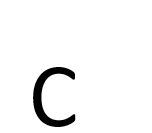
%> input picture dataset/c/C2.png, 152 x 133 px; its folder holds 4 pictures in this run
$ octave --eval "result = wspolczynniki_train;"   (GNU Octave 9; MATLAB toolbox functions it lacks are replaced by stand-ins)
%> lines starting %> are read from the running program, lines starting %| are printed output that depends on the picture; in (x1, y1, x2, y2) boxes, pixels count from 0 and x2, y2 are one past the last pixel; in counts of white or black regions, pixels touching at a corner belong together; the program's own positions count from 1
### get_length.m
function l = get_length(ids)
    img = readall(ids);
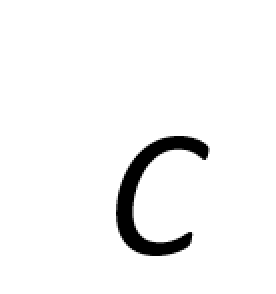
%> input picture dataset/c/C3.png, 138 x 147 px (shown 2 times larger)
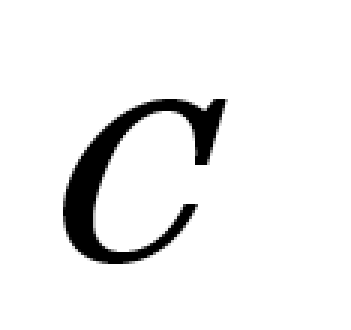
%> input picture dataset/c/C31.png, 117 x 110 px (shown 3 times larger)
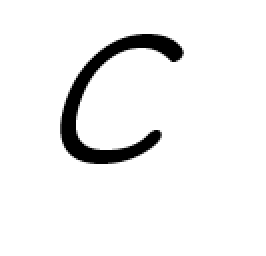
%> input picture dataset/c/C43.png, 133 x 128 px (shown 2 times larger)
%> img = 4 items
    l = length(img);
%> l = 4
end

### wczytaj.m
function w = wczytaj(ids)
    len = get_length(ids);
%> len = 4
    fun = {@AO5RBlairBliss, @AO5RCircularityL, @AO5RCircularityS, @AO5RShape, @AO5RDanielsson, @AO5RFeret, @AO5RHaralick, @AO5RMalinowska};
    w = zeros(len, length(fun));
    for x = 1:len
        img = double(readimage(ids, x))/255;
        img = img(:,:,1);
%> img: size 133x152 double
        img = ~imbinarize(img,0.8);
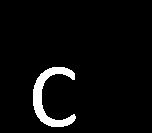
%> img: size 133x152 logical; 4.4% white; 1 white region, box (x1, y1, x2, y2) and area: (33, 67, 76, 127) 895
        img = imopen(img,ones(2));
        a = regionprops(img, 'Image');
        for i = 1:length(a)
            for j = 1:length(fun)
                binary_image = a(i).Image;
                binary_image = padarray(binary_image,0);
                binary_image = imresize(binary_image, [300, 300]);
                w(x,j) =  fun{j}(binary_image);
            end
        end
%> this loop made 1 pass
%> pass 1, in AO5RDanielsson, `im = 1-im;`:
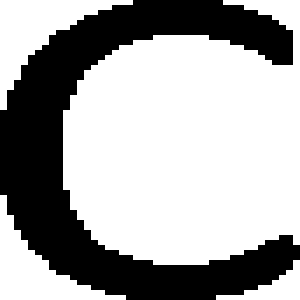
%> im: size 300x300 double; values 0 (black) and 1 (white), 65.3% white; 1 black region, box (x1, y1, x2, y2) and area: (0, 0, 300, 300) 31245
%> pass 1, in AO5RDanielsson, `im = double(bwdist(im));`:
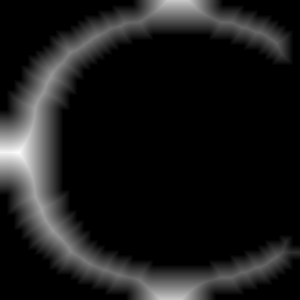
%> im: size 300x300 double; min 0, max 44.64, mean 4.5; drawn with min black and max white
%> pass 1, in AO5RHaralick, `im = bwmorph(im,'remove');`:
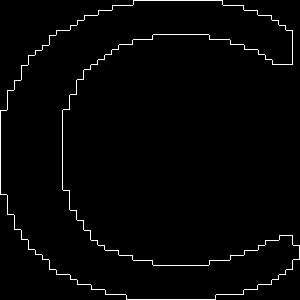
%> im: size 300x300 logical; 1.9% white in thin lines or dots
%> after the loop, w = [6.23 541.8 199.5 7.38 182 1 138.7 1.72; 0 0 0 0 0 0 0 0; 0 0 0 0 0 0 0 0; 0 0 0 0 0 0 0 0]
    end
end

### wspolczynniki/AO5RBlairBliss.m
function Rb = AO5RBlairBliss(im)
[h, w] = size(im);
S = sum(sum(im));
[x,y] = meshgrid(1:w, 1:h);
ms = [sum(sum(im.*y)), sum(sum(im.*x))];
ms = ms./S;
[x, y] = find(im>0);
Rb = S/ sqrt(2*pi* sum(((x-ms(1)).^2 + (y-ms(2)).^2).^.5));
end

### wspolczynniki/AO5RCircularityL.m
function Rc2 = AO5RCircularityL( im )
Rc2 = sum(sum(bwmorph(im,'remove'))) / pi;
end

### wspolczynniki/AO5RCircularityS.m
function Rc1 = AO5RCircularityS( im )
Rc1 = 2*sqrt(sum(sum(im))/pi);
end

### wspolczynniki/AO5RShape.m
function Rs = AO5RShape(im)
L = sum(sum(bwmorph(im,'remove')));
S = sum(sum(im));
Rs = L^2 / (4*pi*S);
end

### wspolczynniki/AO5RDanielsson.m
function Rd = AO5RDanielsson(im)
S = sum(sum(im));
im = 1-im;
im = double(bwdist(im));
Rd = S^3 / sum(sum(im))^2;
end

### wspolczynniki/AO5RFeret.m
function Rf = AO5RFeret(im)
[x, y] =find(im>0);
Lh = max(x) - min(x);
Lv = max(y) - min(y);
Rf = Lh/Lv;
end

### wspolczynniki/AO5RHaralick.m
function Rh = AO5RHaralick(im)
[h, w] = size(im);
S = sum(sum(im));
[x,y] = meshgrid(1:w, 1:h);
ms = [sum(sum(im.*y)), sum(sum(im.*x))];
ms = ms./S;
im = bwmorph(im,'remove');
n = sum(sum(im));
[x, y] = find(im>0);
Rh = sum(((x-ms(1)).^2 + (y-ms(2)).^2).^.5)^2/(n* sum(((x-ms(1)).^2 + (y-ms(2)).^2).^.5)-1);
end

### wspolczynniki/AO5RMalinowska.m
function Rm = AO5RMalinowska(im)
L = sum(sum(bwmorph(im,'remove')));
S = sum(sum(im));
Rm = L / sqrt(4*pi*S)-1;
end

### length_w.m
function len = length_w(wx)
    [x y] = size(wx);
    len = x;
end

### wspolczynniki_train.m
function wsp = wspolczynniki_train()
    ids_c = imageDatastore('dataset/c');
    ids_d = imageDatastore('dataset/d');
    ids_i = imageDatastore('dataset/i');
    ids_l = imageDatastore('dataset/l');
    ids_m = imageDatastore('dataset/m');
    ids_v = imageDatastore('dataset/v');
    ids_x = imageDatastore('dataset/x');

    wc = wczytaj(ids_c);
    wd = wczytaj(ids_d);
    wi = wczytaj(ids_i);
    wl = wczytaj(ids_l);
    wm = wczytaj(ids_m);
    wv = wczytaj(ids_v);
    wx = wczytaj(ids_x);

    trainin = [wc;wd;wi;wl;wm;wv;wx]';

    trainout = [repmat([1,0,0,0,0,0,0], length_w(wc),1);
    repmat([0,1,0,0,0,0,0], length_w(wd),1);
    repmat([0,0,1,0,0,0,0], length_w(wi),1);
    repmat([0,0,0,1,0,0,0], length_w(wl),1);
    repmat([0,0,0,0,1,0,0], length_w(wm),1);
    repmat([0,0,0,0,0,1,0], length_w(wv),1);
    repmat([0,0,0,0,0,0,1], length_w(wx),1);]';


%> (the run ends here)
